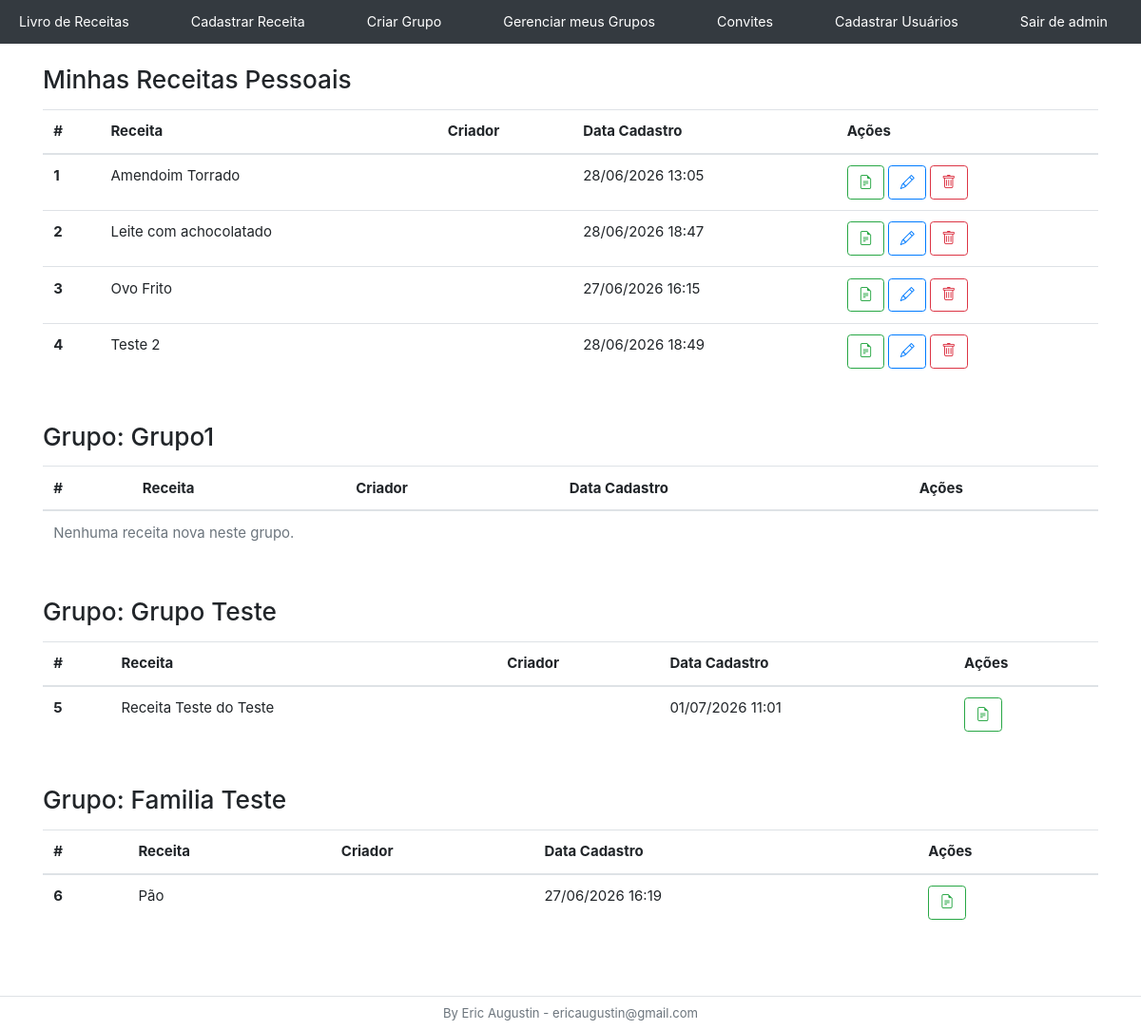
The page /receita/home/ (signed in) on the database as committed earlier.
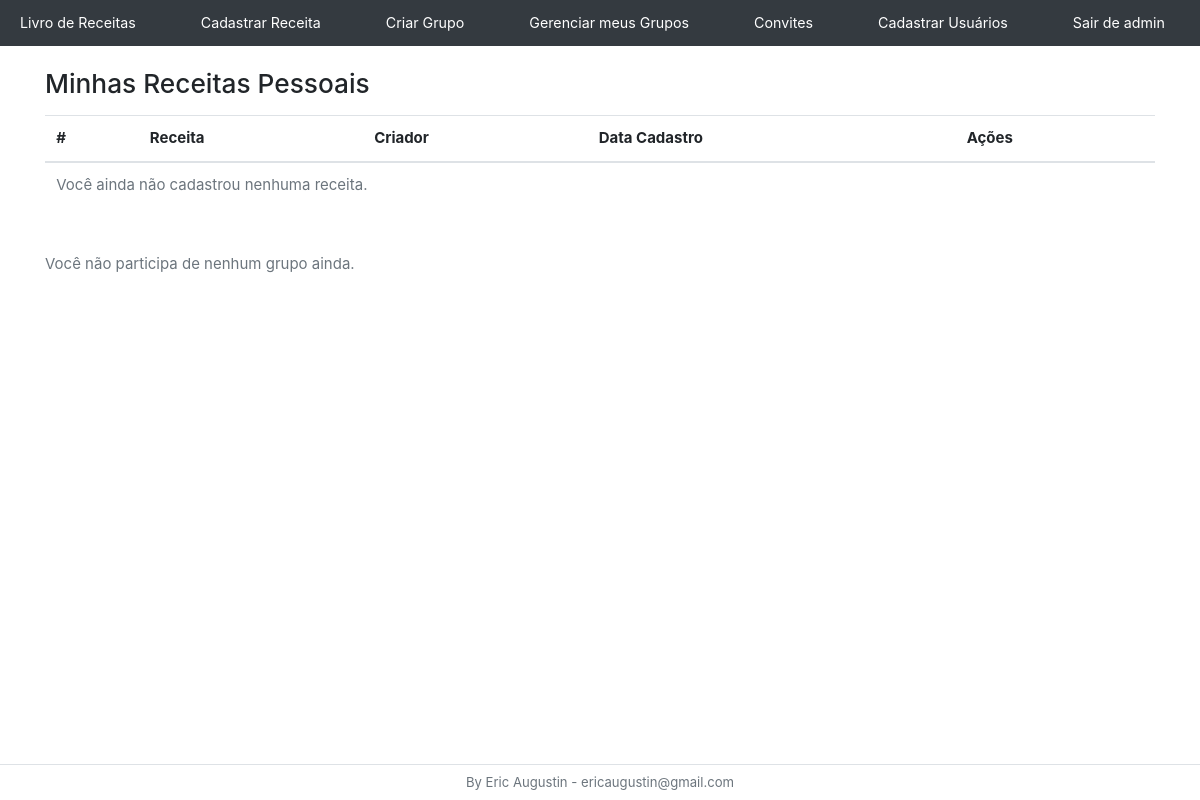
The same page on the database as committed later.
### usuarios/models.py (models this page shows, shortened)
class Usuario(AbstractUser):
    foto = models.ImageField(upload_to='perfis/', null=True, blank=True)
    tipo = models.ForeignKey(Tipo, on_delete=models.DO_NOTHING, null=True, blank=True)

class Grupo (models.Model):
    nome = models.CharField(max_length=100)
    membros = models.ManyToManyField(Usuario, related_name='grupos')
    administradores = models.ManyToManyField(Usuario, related_name='grupos_administrados')
    data_criacao = models.DateTimeField(auto_now_add=True)

### receita/models.py (models this page shows, shortened)
class Receita(models.Model):
    nome = models.CharField(max_length=150)
    modo_de_fazer = models.TextField()
    data_cadastro = models.DateTimeField(auto_now_add=True)
    usuario = models.ForeignKey(Usuario, on_delete=models.PROTECT)

### receita/views.py (the view)
# urls.py: 2. Add a URL to urlpatterns:  path('', views.home, name='home')
@usuario_obrigatorio
def home(request):
    usuario_atual = request.user
    receitas_pessoais = list(Receita.objects.filter(usuario=usuario_atual).order_by('nome'))
    receitas_dos_outros = Receita.objects.exclude(usuario=usuario_atual).order_by('nome')
    grupos = Grupo.objects.filter(membros=usuario_atual)
    contador = 1
    for receita in receitas_pessoais:
        receita.numero_exibicao = contador
        contador += 1
    for grupo in grupos:
        grupo.receitas_filtradas = list(receitas_dos_outros.filter(usuario__grupos=grupo).distinct())
        for receita in grupo.receitas_filtradas:
            receita.numero_exibicao = contador
            contador += 1
    context = {
        'Grupos': grupos,
        'ReceitasPessoais': receitas_pessoais
    }
    return render(request, "home.html", context)

### autentica.py (called while the page is built)
def usuario_obrigatorio(view_func):
    @wraps(view_func)
    def _wrapped_view(request, *args, **kwargs):
        if not request.user.is_authenticated:
            return redirect('/login/')
        return view_func(request, *args, **kwargs)
    return _wrapped_view

### usuarios/context_processors.py (called while the page is built)
def contador_convites(request):
    if request.user.is_authenticated:
        total = ConviteGrupo.objects.filter(usuario_convidado=request.user).count()
        return {'total_convites': total}
    return {'total_convites': 0}

### receita/templates/home.html (shortened to what this page needs)
{% extends 'base.html' %}
{% block 'menu'%}
{% include 'menu_basico.html' %}
{% endblock %}
{% block 'conteudo' %}
<div class="container mt-4">
    <h3 class="mb-3">Minhas Receitas Pessoais</h3>
<table class="table table-hover mb-5">
    <thead>
      <tr>
        <th scope="col">#</th>
        <th scope="col">Receita</th>
        <th scope="col">Criador</th>
        <th scope="col">Data Cadastro</th>
        <th scope="col">Ações</th> </tr>
    </thead>
    <tbody>
        {% for receita in ReceitasPessoais %}
        <tr>
            <th scope="row">{{ receita.numero_exibicao }}</th>
            <td>{{receita.nome}}</td>
            <td>{{receita.usuario.nome}}</td>
            <td>{{receita.data_cadastro|date:"d/m/Y H:i"}}</td>
            <td>
              <a href="{% url 'mostrar_receita' %}?receita={{ receita.id }}" class="btn btn-outline-success me-1" title="Visualizar">
                    <i class="bi bi-file-earmark-text"></i>
                </a>
                <a href="{% url 'editar_receita' %}?receita={{ receita.id }}" class="btn btn btn-outline-primary me-1" title="Editar">
                    <i class="bi bi-pencil"></i>
                </a>
                <a href="{% url 'confirmar_exclusao' %}?receita={{ receita.id }}" class="btn btn btn-outline-danger" title="Excluir">
                    <i class="bi bi-trash"></i>
                </a>
            </td>
        </tr>
        {% empty %}
        <tr>
            <td colspan="6" class="text-muted">Você ainda não cadastrou nenhuma receita.</td>
        </tr>
        {% endfor %}
    </tbody>
</table>
    {% for grupo in Grupos %}
        <h3 class="mt-4 mb-3">Grupo: {{ grupo.nome }}</h3>
        <table class="table table-hover mb-5">
            <thead>
              <tr>
                <th scope="col">#</th>
                <th scope="col">Receita</th>
                <th scope="col">Criador</th>
                <th scope="col">Data Cadastro</th>
                <th scope="col">Ações</th> </tr>
            </thead>
            <tbody>
                {% for receita in grupo.receitas_filtradas %}
                <tr>
                    <th scope="row">{{ receita.numero_exibicao }}</th>
                    <td>{{receita.nome}}</td>
                    <td>{{receita.usuario.nome}}</td>
                    <td>{{receita.data_cadastro|date:"d/m/Y H:i"}}</td>
                    <td><a href="{% url 'mostrar_receita' %}?receita={{ receita.id }}" class="btn btn-outline-success me-1" title="Visualizar">
                    <i class="bi bi-file-earmark-text"></i>
                </a></td>
                </tr>
                {% empty %}
                <tr>
                    <td colspan="5" class="text-muted">Nenhuma receita nova neste grupo.</td>
                </tr>
                {% endfor %}
            </tbody>
        </table>
    {% empty %}
        <p class="text-muted">Você não participa de nenhum grupo ainda.</p>
    {% endfor %}
</div>
{% endblock %}

### templates/base.html (shortened to what this page needs)
<!doctype html>
{% load static %}
<html lang="pt-br">
  <head>
    <link rel="stylesheet" href="https://cdn.jsdelivr.net/npm/bootstrap@4.6.2/dist/css/bootstrap.min.css" >
    <link rel="stylesheet" href="https://cdn.jsdelivr.net/npm/bootstrap-icons@1.11.3/font/bootstrap-icons.min.css">
    <link rel="stylesheet" href="{% static 'css/design.css' %}">
  </head>
  <body>
    <nav class="navbar navbar-dark bg-dark">
        <a class="navbar-brand" href="{% url 'home' %}">Livro de Receitas</a>
        {% block 'menu' %} {% endblock %}
        {% if  user.username  %}
        <a class="navbar-brand" href="{% url 'sair' %}">Sair de {{ user.username }}</a>
        {% else %}
        <a class="navbar-brand" href="{% url 'sair' %}">Sair </a>
        {% endif %}
      </nav>
    {% block 'conteudo' %} {% endblock %}
<footer class="fixed-bottom text-center py-2 border-top">
        <p class="text-muted small my-0">
            By Eric Augustin -
            <a href="mailto:ericaugustin@gmail.com" class="text-decoration-none text-muted">
                ericaugustin@gmail.com
            </a>
        </p>
    </footer>
  </body>
</html>

### templates/menu_basico.html (shortened to what this page needs)
<a class="navbar-brand" href="{% url 'cadastrar_receita' %}">Cadastrar Receita</a>
<a class="navbar-brand" href="{% url 'cadastrar_grupo' %}">Criar Grupo</a>
<a class="navbar-brand" href="{% url 'meus_grupos_administrados' %}">Gerenciar meus Grupos</a>
<a class="navbar-brand" href="{% url 'meus_convites' %}">
    Convites
</a>
{% if request.user.is_staff %}
   <a class="navbar-brand" href="{% url 'cadastrar' %}">Cadastrar Usuários</a>
{% endif %}

### static/css/design.css (style rules this page uses)
html { font-size: 16px; }
@media (max-width: 1200px) { html { font-size: 15px; } }
@media (max-width: 1200px) { .navbar-brand, .nav-link { padding-left: 5px !important; padding-right: 5px !important; font-size: 0.95rem; } }
body { padding-bottom: 60px; }

### templates/base.html (style rules this page uses)
body { padding-bottom: 60px; }

Rows that differ between the two databases and show on the page:
removed Receita: numero_exibicao "1", nome "Amendoim Torrado", data_cadastro "28/06/2026 13:05", shown under "Minhas Receitas Pessoais"
removed Receita: numero_exibicao "2", nome "Leite com achocolatado", data_cadastro "28/06/2026 18:47", shown under "Minhas Receitas Pessoais"
removed Receita: numero_exibicao "3", nome "Ovo Frito", data_cadastro "27/06/2026 16:15", shown under "Minhas Receitas Pessoais"
removed Receita: numero_exibicao "4", nome "Teste 2", data_cadastro "28/06/2026 18:49", shown under "Minhas Receitas Pessoais"
removed Grupo: nome "Grupo1"
removed Grupo: nome "Grupo Teste"
removed Receita: numero_exibicao "5", nome "Receita Teste do Teste", data_cadastro "01/07/2026 11:01", shown under "Grupo Teste"
removed Grupo: nome "Familia Teste"
removed Receita: numero_exibicao "6", nome "Pão", data_cadastro "27/06/2026 16:19", shown under "Familia Teste"
Other text that changed with them:
text now shown: "Você ainda não cadastrou nenhuma receita. Você não participa de nenhum grupo ainda."
